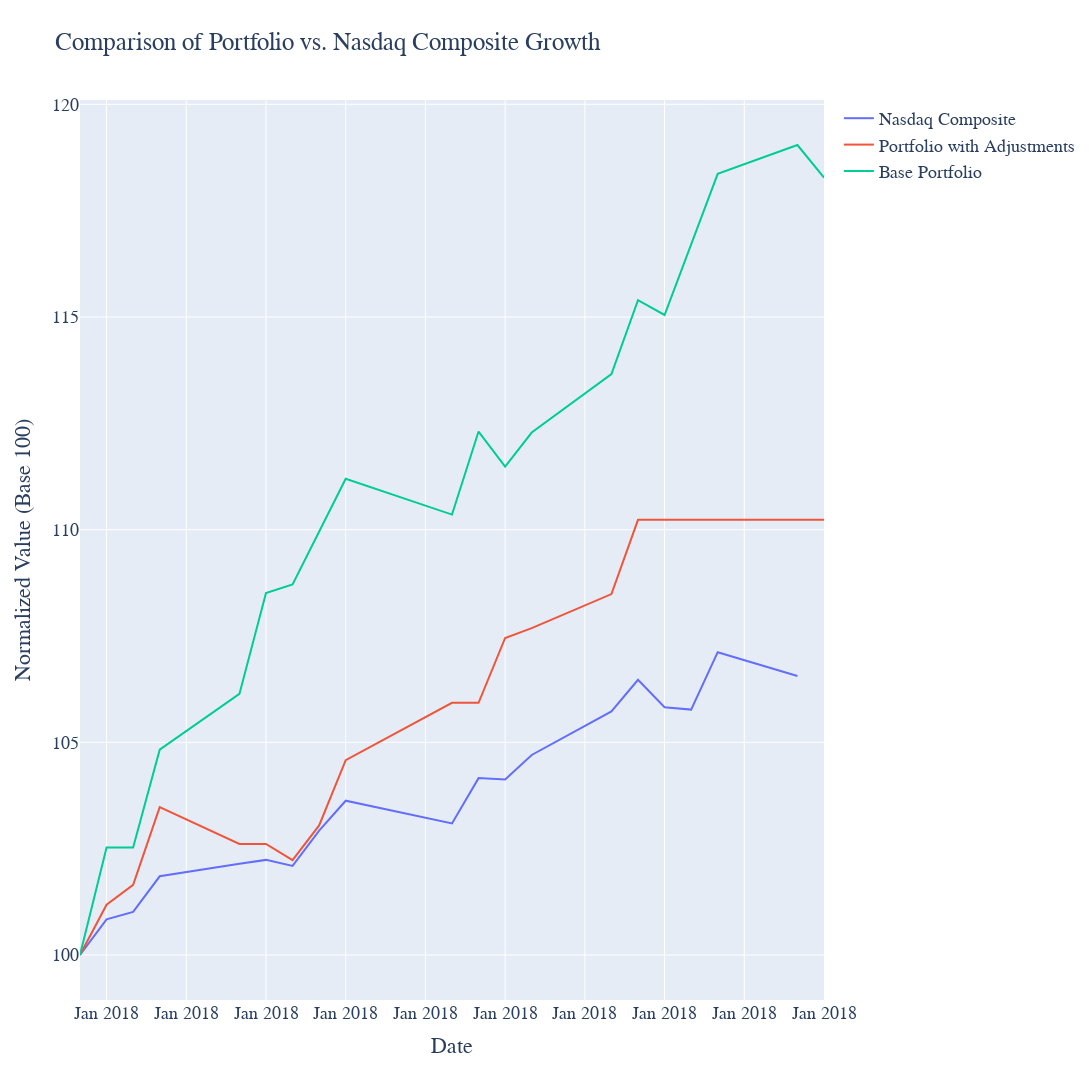

The cell this chart's notebook holds for it:
### Markdown cell above
## 7.0 Testing Against Others

### Code cell
best_port_assets = best_portfolio['tickers']
best_port_assets_test_data = raw_data_test.loc[:, best_port_assets]

Nasdaq_comp = getNasdaq_comp(ML_cumulative_returns.index[0], ML_cumulative_returns.index[-1])

best_portfolio_weights = best_portfolio['weights']
normalized_prices = best_port_assets_test_data.div(best_port_assets_test_data.iloc[0])
daily_returns = normalized_prices.pct_change()
weighted_returns = daily_returns.mul(best_portfolio_weights, axis='columns')
portfolio_daily_returns = weighted_returns.sum(axis=1)
portfolio_cumulative_returns = (1 + portfolio_daily_returns).cumprod()

portfolio_start = portfolio_cumulative_returns.iloc[0]
portfolio_normalized = (portfolio_cumulative_returns / portfolio_start) * 100

fig = go.Figure()

fig.add_trace(go.Scatter(
    x=Nasdaq_comp.index,
    y=Nasdaq_comp['Normalized'],
    mode='lines',
    name='Nasdaq Composite'
))

fig.add_trace(go.Scatter(
    x=ML_cumulative_returns.index,
    y=ML_portfolio_normalized,
    mode='lines',
    name='Portfolio with Adjustments'
))

fig.add_trace(go.Scatter(
    x=ML_cumulative_returns.index,
    y=portfolio_normalized,
    mode='lines',
    name='Base Portfolio'
))

fig.update_layout(
    title='Comparison of Portfolio vs. Nasdaq Composite Growth',
    xaxis_title='Date',
    yaxis_title='Normalized Value (Base 100)',
    xaxis=dict(
        type='date',
        tickformat='%b %Y',
        tickmode='auto'
    ),
    width=1920,
    height=1080,
    font=dict(
        family="Cambria",
        size=18,
    )
)
fig.show()
fig.write_html("MLRBAvsRBAvsNasdaq.html")
#fig.write_image("MLRBAvsRBAvsNasdaq.png", format='png', width=1920, height=1080)

### Figure 1 — Plotly figure (JSON) as saved in the notebook; plotly's stock layout.template omitted (floating-point values rounded to 4 significant figures; data arrays with more than 128 entries replaced by an {"elided": "..."} marker saying what was removed)
{"data": [{"mode": "lines", "name": "Nasdaq Composite", "type": "scatter", "x": ["2018-01-02T00:00:00.000000000", "2018-01-03T00:00:00.000000000", "2018-01-04T00:00:00.000000000", "2018-01-05T00:00:00.000000000", "2018-01-08T00:00:00.000000000", "2018-01-09T00:00:00.000000000", "2018-01-10T00:00:00.000000000", "2018-01-11T00:00:00.000000000", "2018-01-12T00:00:00.000000000", "2018-01-16T00:00:00.000000000", "2018-01-17T00:00:00.000000000", "2018-01-18T00:00:00.000000000", "2018-01-19T00:00:00.000000000", "2018-01-22T00:00:00.000000000", "2018-01-23T00:00:00.000000000", "2018-01-24T00:00:00.000000000", "2018-01-25T00:00:00.000000000", "2018-01-26T00:00:00.000000000", "2018-01-29T00:00:00.000000000"], "y": [100.0, 100.8, 101.0, 101.9, 102.1, 102.2, 102.1, 102.9, 103.6, 103.1, 104.2, 104.1, 104.7, 105.7, 106.5, 105.8, 105.8, 107.1, 106.6]}, {"mode": "lines", "name": "Portfolio with Adjustments", "type": "scatter", "x": ["2018-01-02T00:00:00.000000000", "2018-01-03T00:00:00.000000000", "2018-01-04T00:00:00.000000000", "2018-01-05T00:00:00.000000000", "2018-01-08T00:00:00.000000000", "2018-01-09T00:00:00.000000000", "2018-01-10T00:00:00.000000000", "2018-01-11T00:00:00.000000000", "2018-01-12T00:00:00.000000000", "2018-01-16T00:00:00.000000000", "2018-01-17T00:00:00.000000000", "2018-01-18T00:00:00.000000000", "2018-01-19T00:00:00.000000000", "2018-01-22T00:00:00.000000000", "2018-01-23T00:00:00.000000000", "2018-01-24T00:00:00.000000000", "2018-01-25T00:00:00.000000000", "2018-01-26T00:00:00.000000000", "2018-01-29T00:00:00.000000000", "2018-01-30T00:00:00.000000000"], "y": [100.0, 101.2, 101.6, 103.5, 102.6, 102.6, 102.2, 103.0, 104.6, 105.9, 105.9, 107.5, 107.7, 108.5, 110.2, 110.2, 110.2, 110.2, 110.2, 110.2]}, {"mode": "lines", "name": "Base Portfolio", "type": "scatter", "x": ["2018-01-02T00:00:00.000000000", "2018-01-03T00:00:00.000000000", "2018-01-04T00:00:00.000000000", "2018-01-05T00:00:00.000000000", "2018-01-08T00:00:00.000000000", "2018-01-09T00:00:00.000000000", "2018-01-10T00:00:00.000000000", "2018-01-11T00:00:00.000000000", "2018-01-12T00:00:00.000000000", "2018-01-16T00:00:00.000000000", "2018-01-17T00:00:00.000000000", "2018-01-18T00:00:00.000000000", "2018-01-19T00:00:00.000000000", "2018-01-22T00:00:00.000000000", "2018-01-23T00:00:00.000000000", "2018-01-24T00:00:00.000000000", "2018-01-25T00:00:00.000000000", "2018-01-26T00:00:00.000000000", "2018-01-29T00:00:00.000000000", "2018-01-30T00:00:00.000000000"], "y": {"elided": "503 float values"}}], "layout": {"font": {"family": "Cambria", "size": 18}, "height": 1080, "title": {"text": "Comparison of Portfolio vs. Nasdaq Composite Growth"}, "width": 1920, "xaxis": {"tickformat": "%b %Y", "tickmode": "auto", "title": {"text": "Date"}, "type": "date"}, "yaxis": {"title": {"text": "Normalized Value (Base 100)"}}}}
